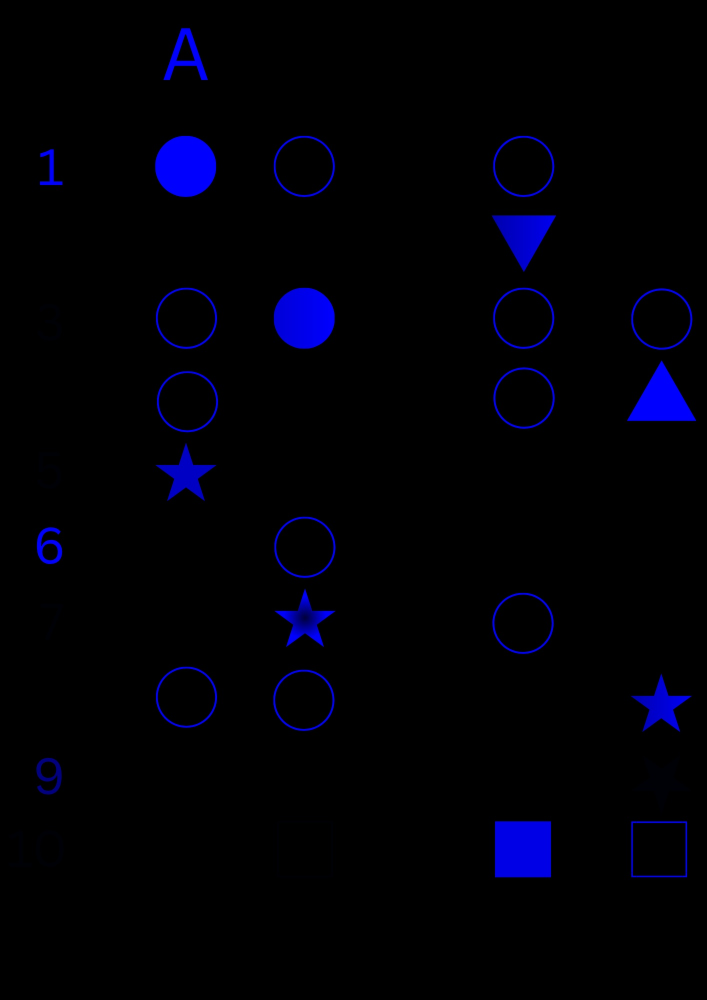
#> input picture Bhaskar2.jpg, 1414 x 2000 px, found by its file name (shown at 1/2 size)
$ python 2test.py
#> lines starting #> are read from the running program, lines starting #| are printed output that depends on the picture
import cv2
import numpy as np
#bhaskar 1
#ganshyam 2
# raghav 3
# yash 4
# omkar 5
# chintan 6
# #

image1 = cv2.imread(r'D:\project X\venv\2apptitude test\Bhaskar2.jpg')
#> image1 is the input picture: shape (2000, 1414, 3); mean B, G, R 7.4, 0.1, 0.1

image1 = cv2.resize(image1, (300, 400))
#> image1: shape (400, 300, 3)

image2 = cv2.imread(r'D:\project X\venv\2apptitude test\Ganshyam2.jpg')
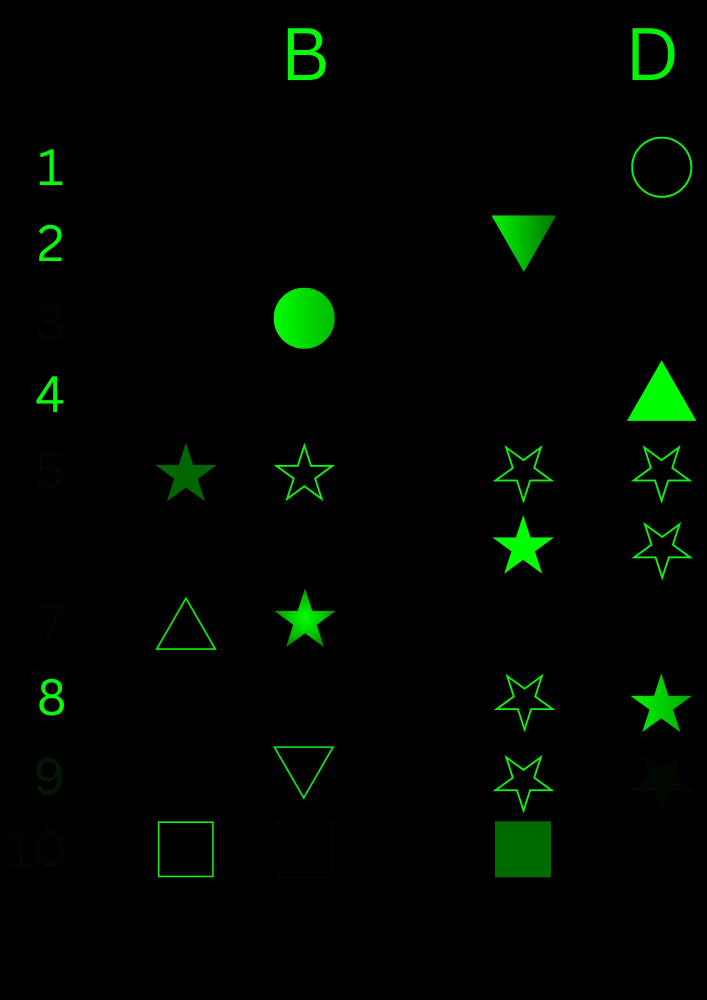
#> input picture Ganshyam2.jpg, 1414 x 2000 px, found by its file name (shown at 1/2 size)
#> image2 is the input picture: shape (2000, 1414, 3); mean B, G, R 0.3, 6.3, 0.2
image2 = cv2.resize(image2, (300, 400))
#> image2: shape (400, 300, 3)

image3 = cv2.imread(r'D:\project X\venv\2apptitude test\Raghav2.jpg')
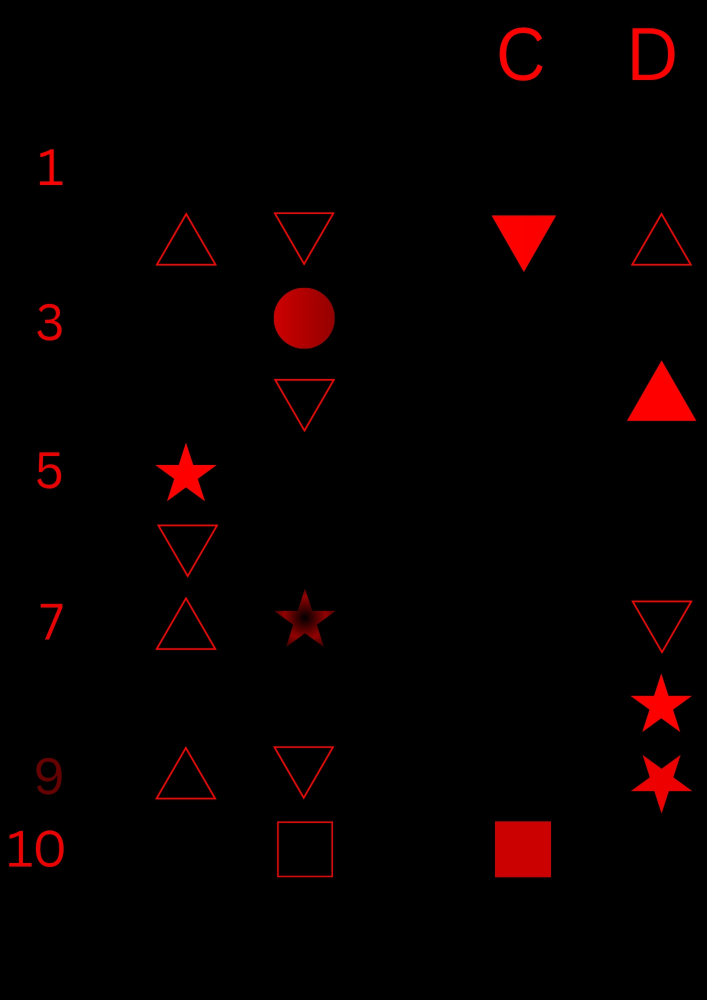
#> input picture Raghav2.jpg, 1414 x 2000 px, found by its file name (shown at 1/2 size)
#> image3 is the input picture: shape (2000, 1414, 3); mean B, G, R 0.2, 0.1, 6.7
image3 = cv2.resize(image3, (300, 400))
#> image3: shape (400, 300, 3)

image4 = cv2.imread(r'D:\project X\venv\2apptitude test\Yash2.png')
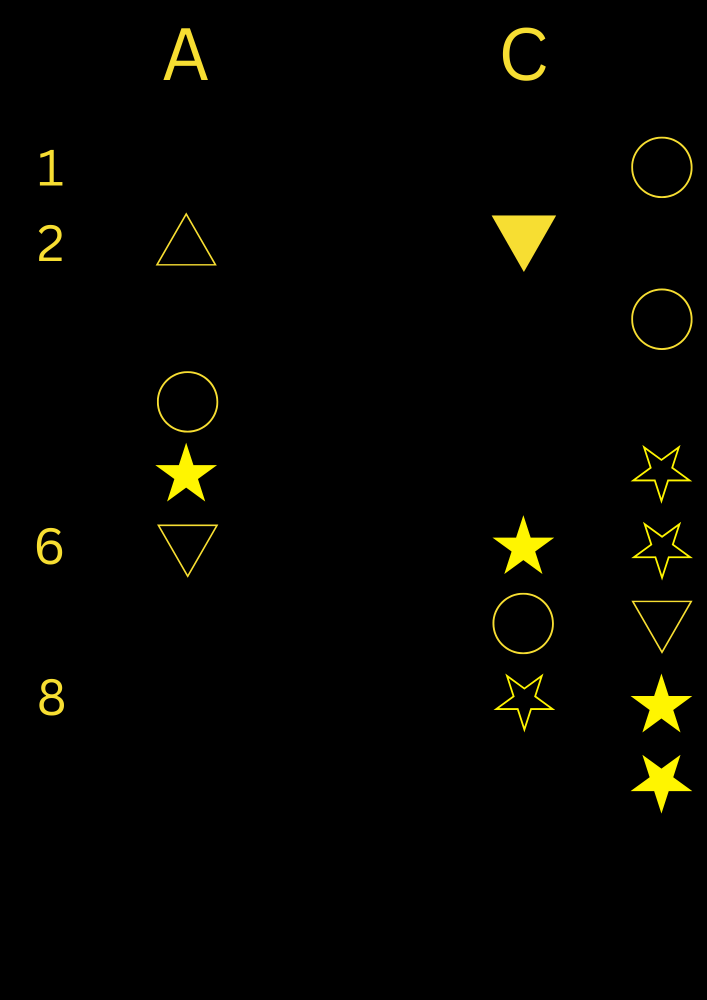
#> input picture Yash2.png, 1414 x 2000 px, found by its file name (shown at 1/2 size)
#> image4 is the input picture: shape (2000, 1414, 3); mean B, G, R 0.5, 4.2, 4.5
image4 = cv2.resize(image4, (300, 400))
#> image4: shape (400, 300, 3)

image5 = cv2.imread(r'D:\project X\venv\2apptitude test\Om2.png')
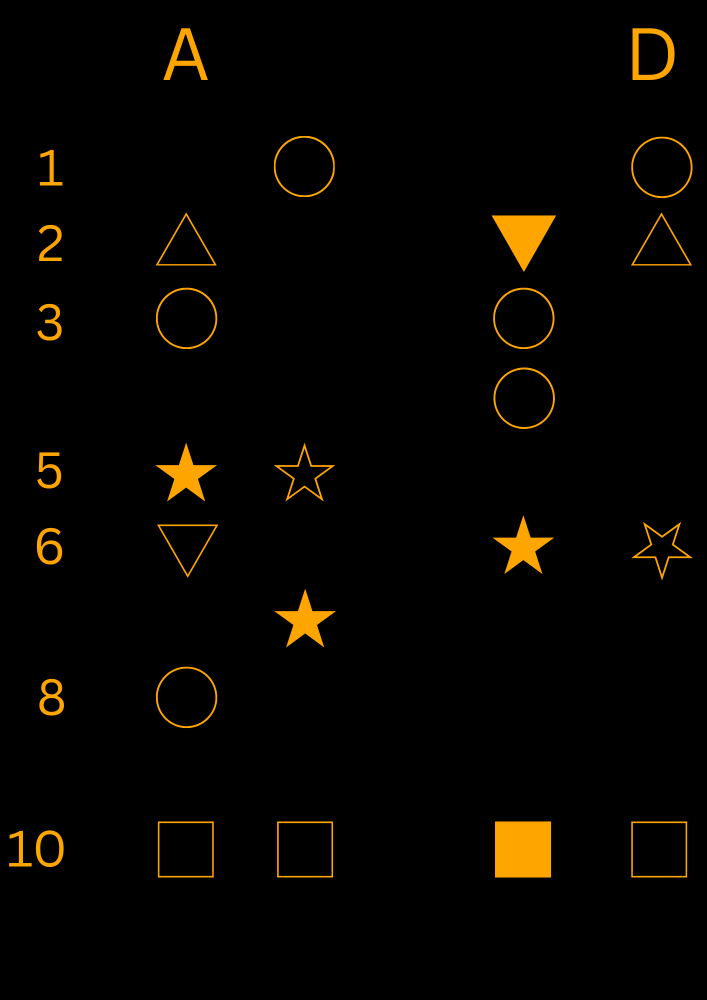
#> input picture Om2.png, 1414 x 2000 px, found by its file name (shown at 1/2 size)
#> image5 is the input picture: shape (2000, 1414, 3); mean B, G, R 0, 4.1, 6.3
image5 = cv2.resize(image5, (300, 400))
#> image5: shape (400, 300, 3)

image6 = cv2.imread(r'D:\project X\venv\2apptitude test\Chintan2.png')
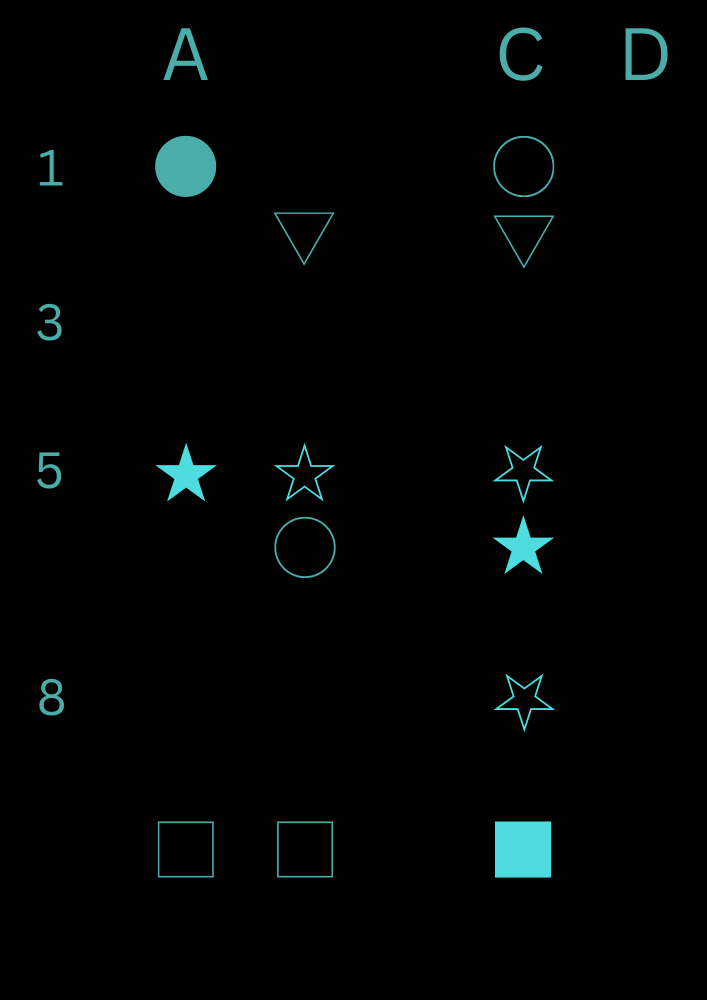
#> input picture chintan2.png, 1414 x 2000 px, found by its file name (shown at 1/2 size)
#> image6 is the input picture: shape (2000, 1414, 3); mean B, G, R 4.1, 4.2, 1.6
image6 = cv2.resize(image6, (300, 400))
#> image6: shape (400, 300, 3)

imgs = [image1, image2, image3, image4, image5, image6]

def showoriginals():

    cv2.imshow('image1 ',image1)
    cv2.imshow('image2 ',image2)
    cv2.imshow('image3 ',image3)
    cv2.imshow('image4 ',image4)
    cv2.imshow('image5 ',image5)
    cv2.imshow('image6 ',image6)
    return

showoriginals()


def brighten(img , value):
#> called with value = 100
    img = cv2.cvtColor(img, cv2.COLOR_BGR2HSV)
#> img: shape (400, 300, 3); mean H, S, V 8.4, 20.3, 7.5
    img[:, :, 2] = img[:, :, 2] * value
#> img: shape (400, 300, 3); mean H, S, V 8.4, 20.3, 10.4
    img = cv2.cvtColor(img, cv2.COLOR_HSV2BGR)
#> in brighten (call 2), `img = cv2.cvtColor(img, cv2.COLOR_BGR2HSV)`: img: shape (400, 300, 3); mean H, S, V 5.2, 19.3, 6.4
#> in brighten (call 2), `img[:, :, 2] = img[:, :, 2] * value`: img: shape (400, 300, 3); mean H, S, V 5.2, 19.3, 10.1
#> in brighten (call 3), `img = cv2.cvtColor(img, cv2.COLOR_BGR2HSV)`: img: shape (400, 300, 3); mean H, S, V 2.3, 17.3, 6.7
#> in brighten (call 3), `img[:, :, 2] = img[:, :, 2] * value`: img: shape (400, 300, 3); mean H, S, V 2.3, 17.3, 8.6
#> in brighten (call 4), `img = cv2.cvtColor(img, cv2.COLOR_BGR2HSV)`: img: shape (400, 300, 3); mean H, S, V 0.6, 4.9, 4.5
#> in brighten (call 4), `img[:, :, 2] = img[:, :, 2] * value`: img: shape (400, 300, 3); mean H, S, V 0.6, 4.9, 2.8
#> in brighten (call 5), `img = cv2.cvtColor(img, cv2.COLOR_BGR2HSV)`: img: shape (400, 300, 3); mean H, S, V 0.6, 7.5, 6.2
#> in brighten (call 5), `img[:, :, 2] = img[:, :, 2] * value`: img: shape (400, 300, 3); mean H, S, V 0.6, 7.5, 4.3
#> in brighten (call 6), `img = cv2.cvtColor(img, cv2.COLOR_BGR2HSV)`: img: shape (400, 300, 3); mean H, S, V 2.2, 3.9, 4.2
#> in brighten (call 6), `img[:, :, 2] = img[:, :, 2] * value`: img: shape (400, 300, 3); mean H, S, V 2.2, 3.9, 3.4

    return  img

def grayof(img):
    gimg=cv2.cvtColor(img,cv2.COLOR_BGR2GRAY)
    return gimg

def threshof(img):
    img = grayof(img)
    _, threshimg = cv2.threshold(img, 10, 255, cv2.THRESH_BINARY)
    return threshimg

def addimage(img1,img2,img3):
    add=cv2.add(img1,img2,img3)
    return add
def invert(img):
    img = 255-img
    return img
image1brighter= brighten(image1,100)
image2brighter= brighten(image2,100)
image3brighter= brighten(image3,100)
cv2.imshow('image 1 but brighter', image1brighter)
cv2.imshow('image 2 but brighter', image2brighter)
cv2.imshow('image 3 but brighter', image3brighter)
image4brighter= brighten(image4,100)
image5brighter= brighten(image5,100)
image6brighter= brighten(image6,100)
cv2.imshow('image 4 but brighter', image4brighter)
cv2.imshow('image 5 but brighter', image5brighter)
cv2.imshow('image 6 but brighter', image6brighter)
add123=addimage(image1brighter,image2brighter,image3brighter)
cv2.imshow('addition of bright of 1 2 3 ',add123)
add456=addimage(image4brighter,image5brighter,image6brighter)
cv2.imshow('addition of bright of 4 5 6  ',add456)
cv2.imshow("invert 1 brighter", invert(image1brighter))
cv2.imshow("invert 1", invert(image1))
#> in invert (call 2), `img = 255-img`:
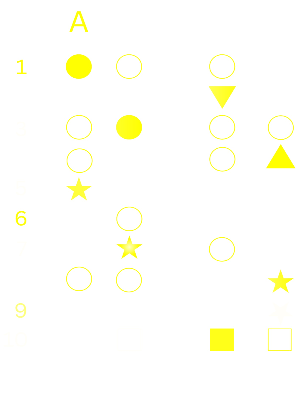
#> img: shape (400, 300, 3); mean of channels 0, 1, 2 247.5, 254.9, 254.9; drawn as B, G, R
addedall= cv2.add(add123,add456)
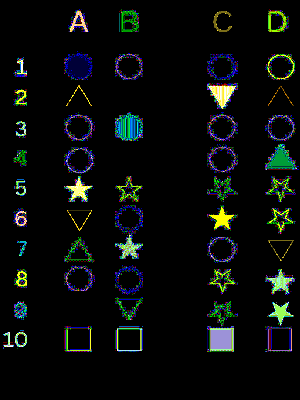
#> addedall: shape (400, 300, 3); mean B, G, R 11.2, 12.6, 9.4
cv2.imshow("cumulation of all images",addedall)
cv2.waitKey(0)
cv2.destroyAllWindows()
